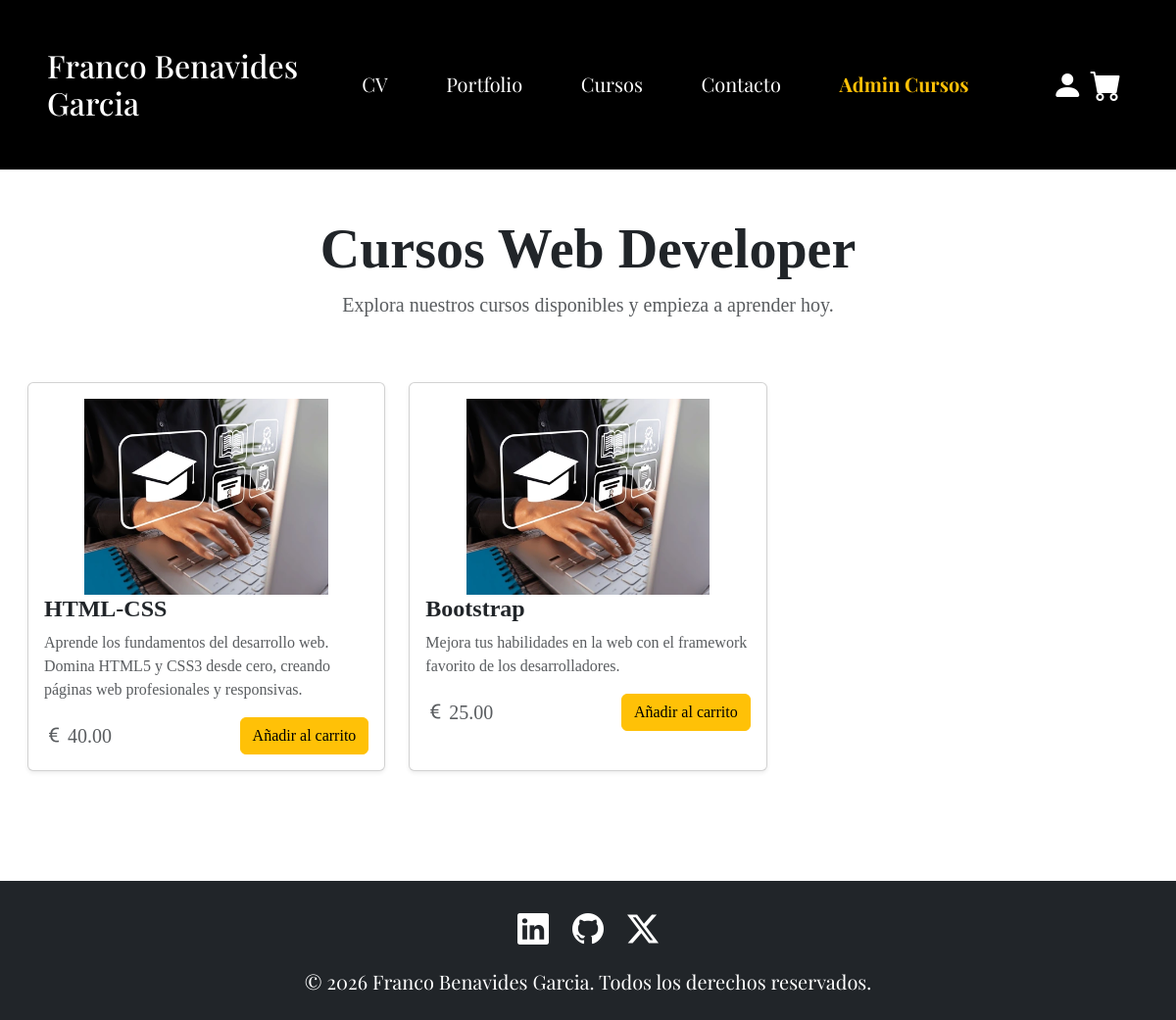
Screenshot of /view/cursos.php (signed in) with the database file from the repository.
### tables this page shows
CREATE TABLE IF NOT EXISTS curso (
    id_curso INT PRIMARY KEY AUTO_INCREMENT,
	nombre_curso VARCHAR(100) UNIQUE,
    descripción VARCHAR(500),
    precio DECIMAL(10,2)
);

### view/cursos.php (the view, shortened to what this page needs)
<?php
require_once '../model/conexion.php';
$stmt = $bd->query("SELECT * FROM curso");
$cursos = $stmt->fetchAll(PDO::FETCH_ASSOC);
?>
<!DOCTYPE html>
<html lang="es">
<head>
    <link href="https://cdn.jsdelivr.net/npm/bootstrap@5.3.8/dist/css/bootstrap.min.css" rel="stylesheet">
    <link rel="stylesheet" href="https://cdn.jsdelivr.net/npm/bootstrap-icons@1.13.1/font/bootstrap-icons.min.css">
    <link rel="stylesheet" href="/dwes-proyecto-php/public/css/estilo.css">
</head>
<body>
<?php include("../templates/header.php"); ?>
<main class="py-5">
    <div class="container-fluid">
        <div class="text-center mb-5">
            <h1 class="display-4 fw-bold mb-2">Cursos Web Developer</h1>
            <p class="lead text-muted">Explora nuestros cursos disponibles y empieza a aprender hoy.</p>
        </div>
        <div class="row g-4 p-3">
            <?php foreach ($cursos as $curso): ?>
                <div class="col-12 col-md-6 col-lg-4">
                    <div class="card h-100 shadow-sm">
                        <div class="card-body">
                            <img src="../public/img/default-curso.webp" class="w-75 d-block mx-auto curso-img">
                            <h5 class="card-title fw-bold fs-4"><?= htmlspecialchars($curso['nombre_curso']) ?></h5>
                            <p class="card-text text-muted fs-6"><?= htmlspecialchars($curso['descripción']) ?></p>
                            <div class="d-flex justify-content-between align-items-center">
                                <span class="text-muted fs-5">
                                    <i class="bi bi-currency-euro me-1"></i><?= $curso['precio'] ?>
                                </span>
                                <a href="/dwes-proyecto-php/controller/agregar_carrito.php?id_curso=<?= $curso['id_curso'] ?>"
                                   class="btn btn-warning">
                                    Añadir al carrito
                                </a>
                            </div>
                        </div>
                    </div>
                </div>
            <?php endforeach; ?>
        </div>
    </div>
</main>
</body>
</html>

### public/css/estilo.css (style rules this page uses)
header, footer { font-family: titulo; }
body { font-family: texto; }
.curso-img { height: 200px; object-fit: cover; }

### rows the page displays
curso: nombre_curso "HTML-CSS", descripción "Aprende los fundamentos del desarrollo web. Domina HTML5 y CSS3 desde cero, creando páginas web profesionales y responsivas.", precio "40.00"
curso: nombre_curso "Bootstrap", descripción "Mejora tus habilidades en la web con el framework favorito de los desarrolladores.", precio "25.00"
